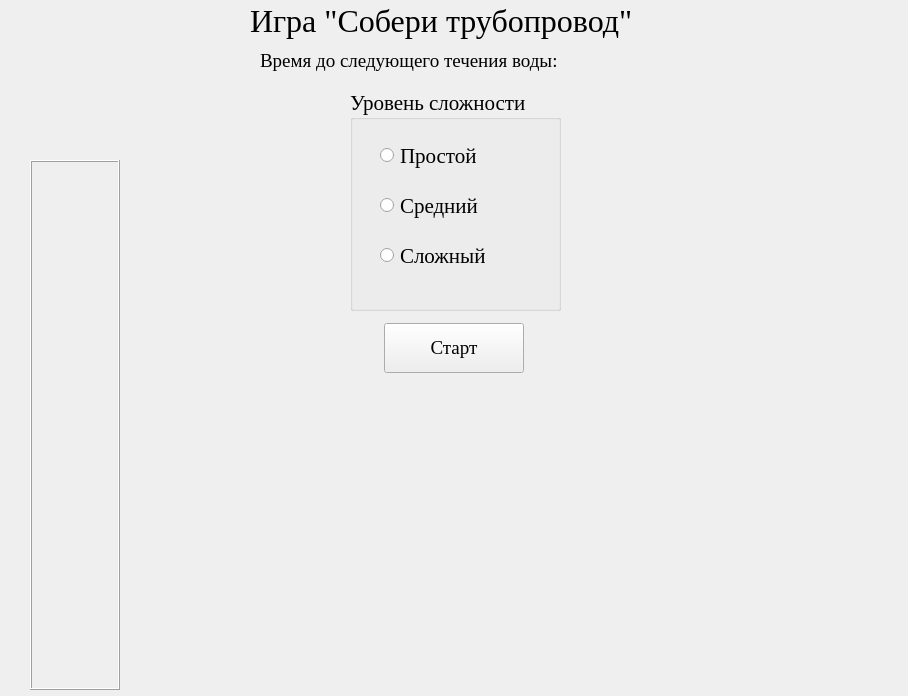
<?xml version="1.0" encoding="UTF-8"?>
<ui version="4.0">
 <class>MainWindow</class>
 <widget class="QMainWindow" name="MainWindow">
  <property name="geometry">
   <rect>
    <x>0</x>
    <y>0</y>
    <width>908</width>
    <height>696</height>
   </rect>
  </property>
  <property name="windowTitle">
   <string>MainWindow</string>
  </property>
  <widget class="QWidget" name="centralWidget">
   <widget class="Cauldron" name="widget_cauldron_start" native="true">
    <property name="geometry">
     <rect>
      <x>0</x>
      <y>0</y>
      <width>150</width>
      <height>150</height>
     </rect>
    </property>
   </widget>
   <widget class="QFrame" name="frame_pipeflow">
    <property name="geometry">
     <rect>
      <x>30</x>
      <y>160</y>
      <width>90</width>
      <height>530</height>
     </rect>
    </property>
    <property name="frameShape">
     <enum>QFrame::Box</enum>
    </property>
    <property name="frameShadow">
     <enum>QFrame::Raised</enum>
    </property>
   </widget>
   <widget class="Cauldron" name="widget_cauldron_finish" native="true">
    <property name="geometry">
     <rect>
      <x>750</x>
      <y>540</y>
      <width>150</width>
      <height>150</height>
     </rect>
    </property>
   </widget>
   <widget class="QPushButton" name="pushButton_start">
    <property name="geometry">
     <rect>
      <x>384</x>
      <y>323</y>
      <width>140</width>
      <height>50</height>
     </rect>
    </property>
    <property name="font">
     <font>
      <family>Times New Roman</family>
      <pointsize>14</pointsize>
     </font>
    </property>
    <property name="text">
     <string>Старт</string>
    </property>
   </widget>
   <widget class="QLabel" name="label_name">
    <property name="geometry">
     <rect>
      <x>250</x>
      <y>0</y>
      <width>391</width>
      <height>41</height>
     </rect>
    </property>
    <property name="font">
     <font>
      <family>Times New Roman</family>
      <pointsize>24</pointsize>
     </font>
    </property>
    <property name="text">
     <string>Игра &quot;Собери трубопровод&quot;</string>
    </property>
   </widget>
   <widget class="QGroupBox" name="groupBox_level">
    <property name="geometry">
     <rect>
      <x>350</x>
      <y>90</y>
      <width>211</width>
      <height>221</height>
     </rect>
    </property>
    <property name="font">
     <font>
      <family>Times New Roman</family>
      <pointsize>16</pointsize>
     </font>
    </property>
    <property name="title">
     <string>Уровень сложности</string>
    </property>
    <widget class="QRadioButton" name="radioButton_easy">
     <property name="geometry">
      <rect>
       <x>30</x>
       <y>50</y>
       <width>141</width>
       <height>31</height>
      </rect>
     </property>
     <property name="text">
      <string>Простой</string>
     </property>
    </widget>
    <widget class="QRadioButton" name="radioButton_normal">
     <property name="geometry">
      <rect>
       <x>30</x>
       <y>100</y>
       <width>141</width>
       <height>31</height>
      </rect>
     </property>
     <property name="text">
      <string>Средний</string>
     </property>
    </widget>
    <widget class="QRadioButton" name="radioButton_hard">
     <property name="geometry">
      <rect>
       <x>30</x>
       <y>150</y>
       <width>141</width>
       <height>31</height>
      </rect>
     </property>
     <property name="text">
      <string>Сложный</string>
     </property>
    </widget>
   </widget>
   <widget class="QLabel" name="label_time_txt">
    <property name="geometry">
     <rect>
      <x>260</x>
      <y>50</y>
      <width>301</width>
      <height>21</height>
     </rect>
    </property>
    <property name="font">
     <font>
      <family>Times New Roman</family>
      <pointsize>14</pointsize>
     </font>
    </property>
    <property name="mouseTracking">
     <bool>false</bool>
    </property>
    <property name="contextMenuPolicy">
     <enum>Qt::NoContextMenu</enum>
    </property>
    <property name="text">
     <string>Время до следующего течения воды: </string>
    </property>
    <property name="textFormat">
     <enum>Qt::AutoText</enum>
    </property>
   </widget>
   <widget class="QLabel" name="label_time">
    <property name="geometry">
     <rect>
      <x>560</x>
      <y>50</y>
      <width>47</width>
      <height>21</height>
     </rect>
    </property>
    <property name="font">
     <font>
      <family>Times New Roman</family>
      <pointsize>14</pointsize>
     </font>
    </property>
    <property name="text">
     <string/>
    </property>
   </widget>
  </widget>
 </widget>
 <layoutdefault spacing="6" margin="11"/>
 <customwidgets>
  <customwidget>
   <class>Cauldron</class>
   <extends>QWidget</extends>
   <header location="global">cauldron.h</header>
   <container>1</container>
  </customwidget>
 </customwidgets>
 <resources/>
 <connections/>
</ui>
